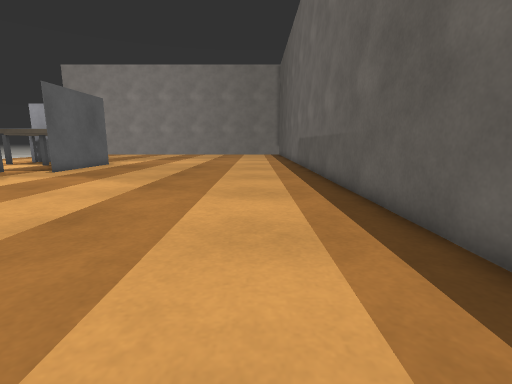
[1] (above)

17 first-person views from a walk through a Gazebo world. The camera is 0.3 m above the floor, tilts 10° down and sees 85° across. The floor is counted in squares, 0.2 m on a side. Each view is taken from the middle of a square. On the plan, view 1 faces up. The plan holds only what a view shows up to about 14 squares ahead; the rest is blank. The place goes on beyond the plan. Robots are left out.

[2]
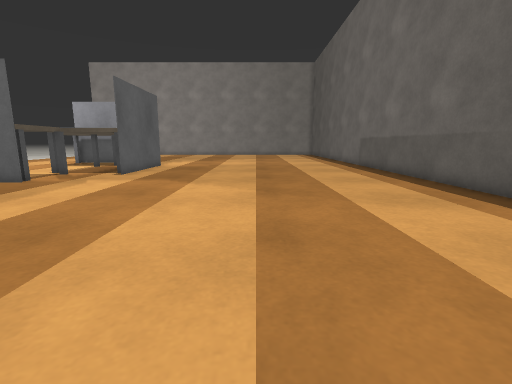

[3]
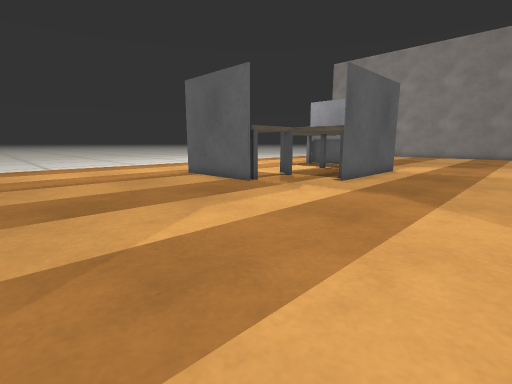

[4]
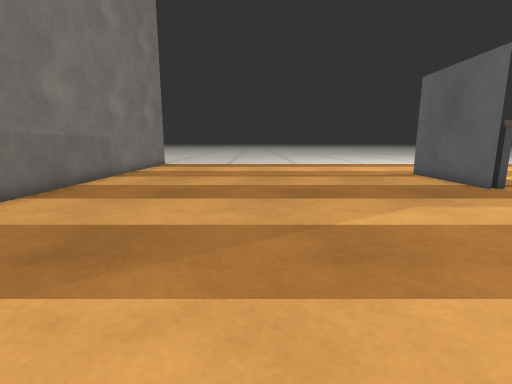

[5]
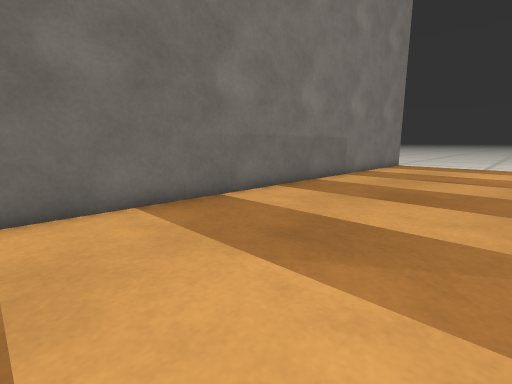

[6]
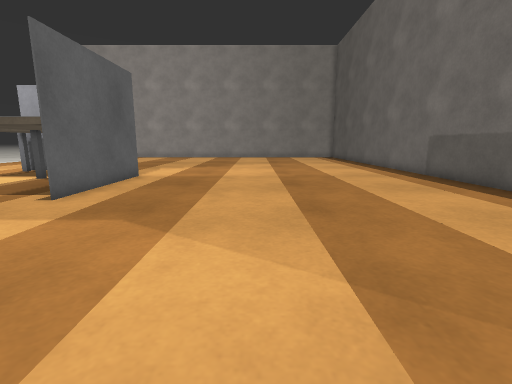

[7]
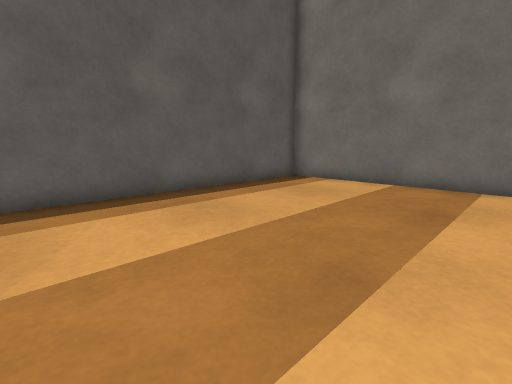

[8]
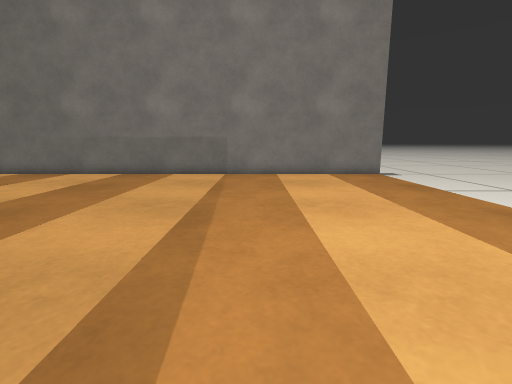

[9]
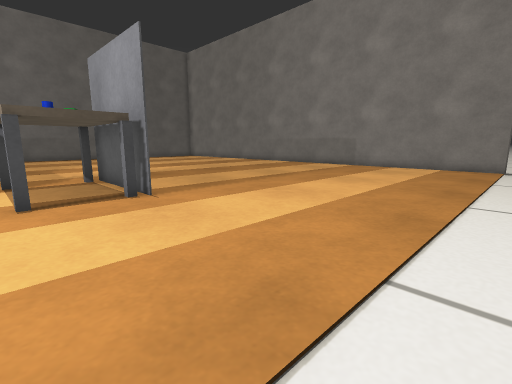

[10]
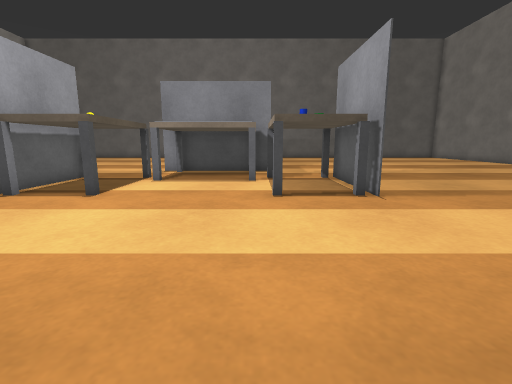

[11]
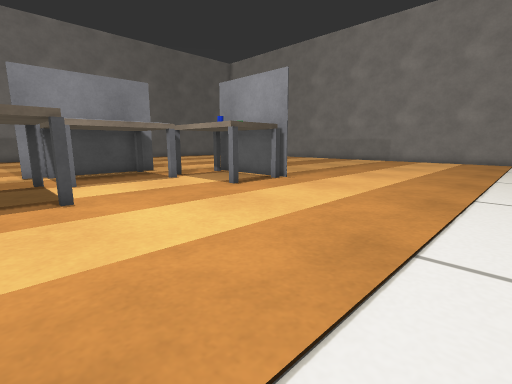

[12]
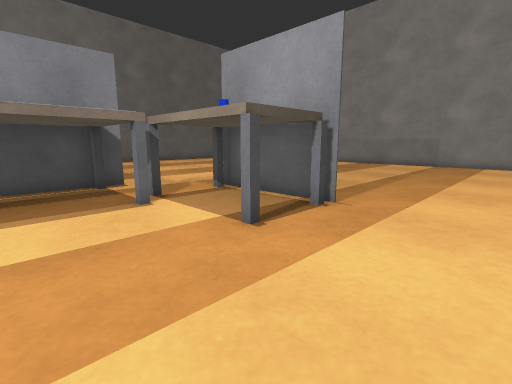

[13]
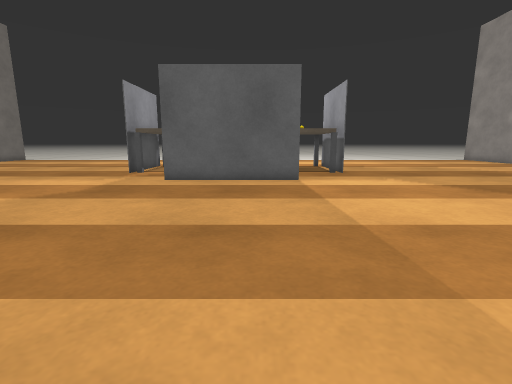

[14]
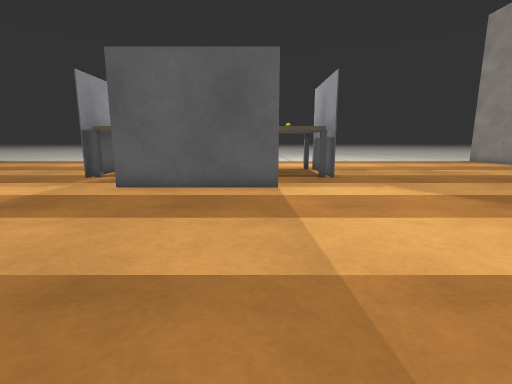

[15]
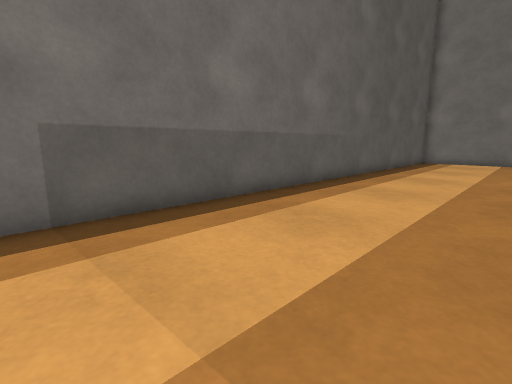

[16]
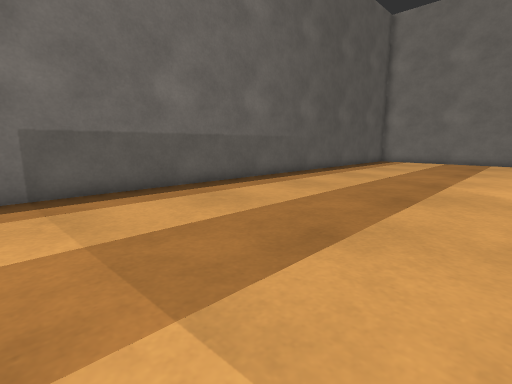

[17]
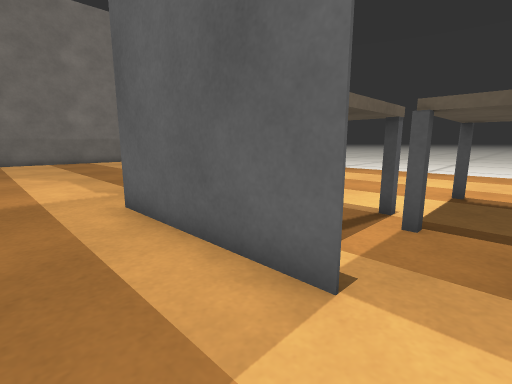

### Floor plan
Key: @ floor where view 1 was taken; # wall or solid block; . floor; T table; H thing the floor can be seen under or through; O other object.
Columns run from 25 left of view 1 to 3 right of it. Each row starts with its distance up from view 1.
 21 . ......TT TT...............#
 20 ........TTTTT...............#
 19 ...........HHH##............#
 18 ...........HHH#.............#
 17 ...........HH##.............#
 16 ...........HH##.............#
 15 ...........T##T#............#
 14 ........TTTTT...............#
 13 ........T OTT...............#
 12 ........TTTTT...............#
 11 ............................#
 10 ............................#
  9 ............................#
  8 ............................#
  7 ............................#
  6 ............................#
  5 ............................#
  4 ............................#
  3 ............................#
  2 ............................#
  1 ............................#
  0 .........................@..#
 -1 ............................#
 -2 ............................#
 -3 .############################

Positions as (right, up) in squares from view 1, and headings:
1: (0, 0), facing up
2: (-4, 1), facing up
3: (-5, 4), facing up-left
4: (-4, 4), facing left
5: (-4, 4), facing down-left
6: (-5, 7), facing up
7: (-5, 8), facing down-right
8: (-18, 11), facing down
9: (-25, 15), facing down-right
10: (-25, 15), facing right
11: (-25, 21), facing down-right
12: (-21, 18), facing down-right
13: (1, 18), facing left
14: (-1, 19), facing left
15: (-3, 21), facing down-right
16: (-6, 21), facing down-right
17: (-8, 21), facing down-left
